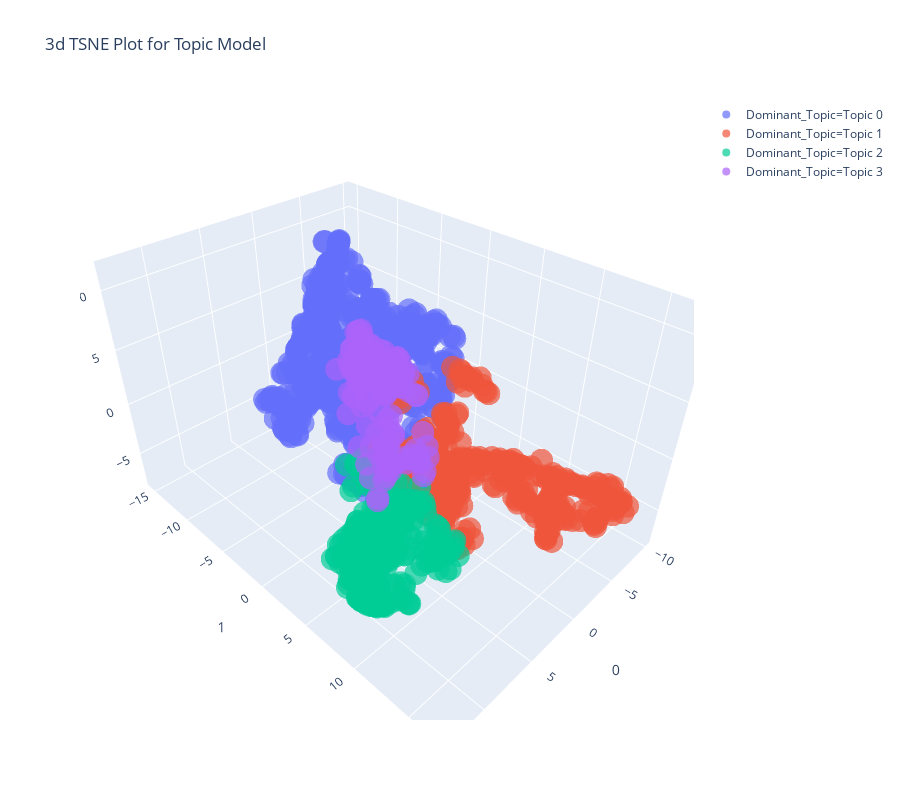

Notebook cell for this chart:
### Code cell
plot_model(nmf, plot='tsne')

### Figure 1 — Plotly figure (JSON) as saved in the notebook; plotly's stock layout.template omitted (floating-point values rounded to 4 significant figures; data arrays with more than 128 entries replaced by an {"elided": "..."} marker saying what was removed)
{"data": [{"hoverlabel": {"namelength": 0}, "hovertemplate": "Dominant_Topic=Topic 0<br>0=%{x}<br>1=%{y}<br>2=%{z}", "legendgroup": "Dominant_Topic=Topic 0", "marker": {"color": "#636efa", "opacity": 0.7, "symbol": "circle"}, "mode": "markers", "name": "Dominant_Topic=Topic 0", "scene": "scene", "showlegend": true, "type": "scatter3d", "x": {"elided": "719 float values"}, "y": {"elided": "719 float values"}, "z": {"elided": "719 float values"}}, {"hoverlabel": {"namelength": 0}, "hovertemplate": "Dominant_Topic=Topic 1<br>0=%{x}<br>1=%{y}<br>2=%{z}", "legendgroup": "Dominant_Topic=Topic 1", "marker": {"color": "#EF553B", "opacity": 0.7, "symbol": "circle"}, "mode": "markers", "name": "Dominant_Topic=Topic 1", "scene": "scene", "showlegend": true, "type": "scatter3d", "x": {"elided": "315 float values"}, "y": {"elided": "315 float values"}, "z": {"elided": "315 float values"}}, {"hoverlabel": {"namelength": 0}, "hovertemplate": "Dominant_Topic=Topic 2<br>0=%{x}<br>1=%{y}<br>2=%{z}", "legendgroup": "Dominant_Topic=Topic 2", "marker": {"color": "#00cc96", "opacity": 0.7, "symbol": "circle"}, "mode": "markers", "name": "Dominant_Topic=Topic 2", "scene": "scene", "showlegend": true, "type": "scatter3d", "x": {"elided": "283 float values"}, "y": {"elided": "283 float values"}, "z": {"elided": "283 float values"}}, {"hoverlabel": {"namelength": 0}, "hovertemplate": "Dominant_Topic=Topic 3<br>0=%{x}<br>1=%{y}<br>2=%{z}", "legendgroup": "Dominant_Topic=Topic 3", "marker": {"color": "#ab63fa", "opacity": 0.7, "symbol": "circle"}, "mode": "markers", "name": "Dominant_Topic=Topic 3", "scene": "scene", "showlegend": true, "type": "scatter3d", "x": {"elided": "183 float values"}, "y": {"elided": "183 float values"}, "z": {"elided": "183 float values"}}], "layout": {"height": 800, "legend": {"tracegroupgap": 0}, "scene": {"domain": {"x": [0, 1], "y": [0, 1]}, "xaxis": {"title": {"text": "0"}}, "yaxis": {"title": {"text": "1"}}, "zaxis": {"title": {"text": "2"}}}, "title": {"text": "3d TSNE Plot for Topic Model"}, "width": 900}}
